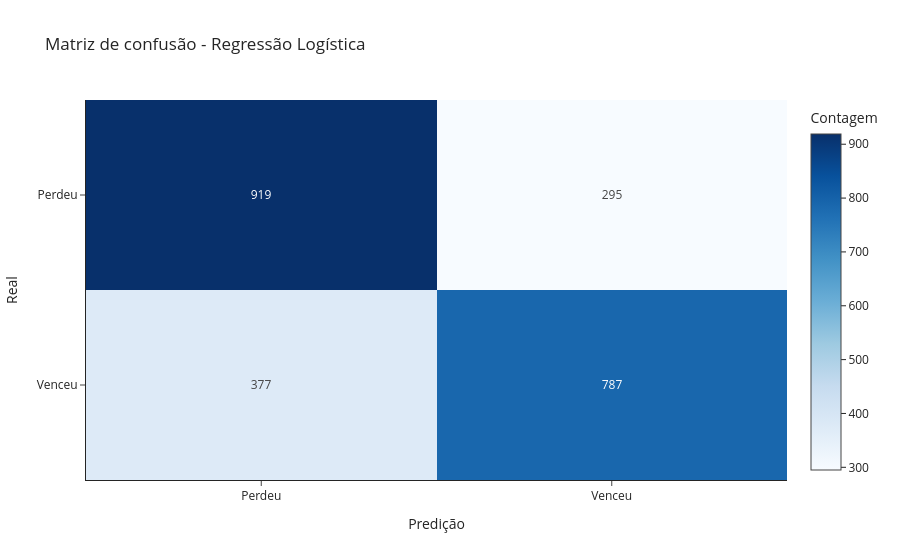

The notebook cell saved with this chart:
### Code cell
# Teste do modelo de Rl neural
y_pred_rl = (rl.predict(x_test_scaled) > 0.5).astype(int)

# Avaliação
report_rl = classification_report(y_test, y_pred_rl)
print("Relatório de classificação de Rede neural")
print(report_rl)

# Matriz de confusão
conf_rl = confusion_matrix(y_test, y_pred_rl)
classes = ['Perdeu', 'Venceu']

fig = px.imshow(
    conf_rl,
    text_auto=True,
    aspect='auto',
    template='simple_white',
    x=classes,
    y=classes,
    color_continuous_scale='Blues',
    labels=dict(x='Predição', y='Real', color='Contagem'),
    title= 'Matriz de confusão - Regressão Logística'
)
fig.show()

### Figure 1 — Plotly figure (JSON) as saved in the notebook; plotly's stock layout.template omitted (floating-point values rounded to 4 significant figures)
{"data": [{"coloraxis": "coloraxis", "name": "0", "texttemplate": "%{z}", "x": ["Perdeu", "Venceu"], "y": ["Perdeu", "Venceu"], "z": [[919, 295], [377, 787]], "type": "heatmap", "xaxis": "x", "yaxis": "y", "hovertemplate": "Predição: %{x}<br>Real: %{y}<br>Contagem: %{z}<extra></extra>"}], "layout": {"xaxis": {"anchor": "y", "domain": [0.0, 1.0], "title": {"text": "Predição"}}, "yaxis": {"anchor": "x", "domain": [0.0, 1.0], "autorange": "reversed", "title": {"text": "Real"}}, "coloraxis": {"colorbar": {"title": {"text": "Contagem"}}, "colorscale": [[0.0, "rgb(247,251,255)"], [0.125, "rgb(222,235,247)"], [0.25, "rgb(198,219,239)"], [0.375, "rgb(158,202,225)"], [0.5, "rgb(107,174,214)"], [0.625, "rgb(66,146,198)"], [0.75, "rgb(33,113,181)"], [0.875, "rgb(8,81,156)"], [1.0, "rgb(8,48,107)"]], "autocolorscale": false}, "title": {"text": "Matriz de confusão - Regressão Logística"}}}
